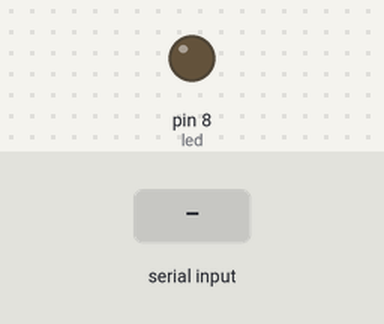
Bench run of a sketch on a simulated Arduino Uno, built with avr-gcc and run on an emulated ATmega328P. On the bench: output pins drawn as LEDs (lit = HIGH). The test bench sets the inputs (shaded band).

Above: at 1.2 s.
1.3 s: "90 45\n" received over Serial
At 1.7 s:
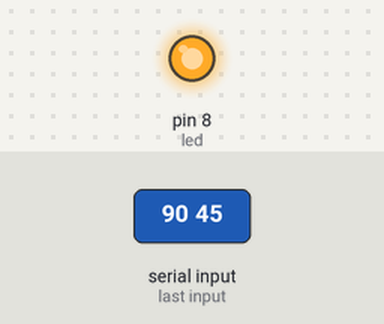
Timing chart, 0 to 10.3 s (numbered marks = the images above; inputs shaded):
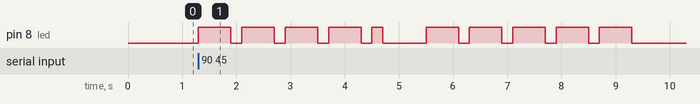

The sketch:

bilkzihanshu.ino
```cpp
int led = 8;
char * letters[] ={".-", "-...", "-.-.", "-..", ".", "..-.", "--.", "....", "..", ".---", "-.-", ".-..", "--", "-.", "---", ".--.", "--.-"
 , " .-.", "...", "-", "..-", "...-", ".--", "-..-", "-.--", "--.."};
char * numbers[] = {"-----", ".----", "..---", "...--", "....-", ".....", "-....", "--...", "---..", "----."};
int dotDelay = 200;


void flashDotOrDash(char dotOrDash)
{
  digitalWrite(led,HIGH);
  if(dotOrDash == '.'){
    delay(dotDelay);
  }else{
    delay(dotDelay * 3);
  }

  digitalWrite(led,LOW);
  delay(dotDelay);
}

void flashSequence(char* sequence)
{
  int i = 0 ;
  while (sequence[i] != NULL)
  {
    flashDotOrDash(sequence[i]);
    i++;
  }
  delay(dotDelay * 3);
}


void setup() {
  // put your setup code here, to run once:
  pinMode(led,OUTPUT);
  Serial.begin(9600);
}

void loop() {
  // put your main code here, to run repeatedly:
  char ch;
  if(Serial.available()){
    ch = Serial.read();
    if(ch >= 'a' && ch <= 'z')
    {
      flashSequence(letters[ch - 'a']);
    }else if(ch >= 'A' && ch <= 'Z'){
     flashSequence(letters[ch - 'A']);
    }else if(ch >= '0' && ch <= '9'){
      flashSequence(numbers[ch - '0']);
    }else if(ch ==' '){
      delay(dotDelay * 5);
    }
  }
}
```

Measured:
- after the input at 1.3 s, pin 8 (led): goes 4 × (HIGH 0.60 s, LOW 0.20 s), HIGH 0.20 s, LOW 0.80 s, 4 × (HIGH 0.60 s, LOW 0.20 s), HIGH 0.60 s, then LOW, starting at once
